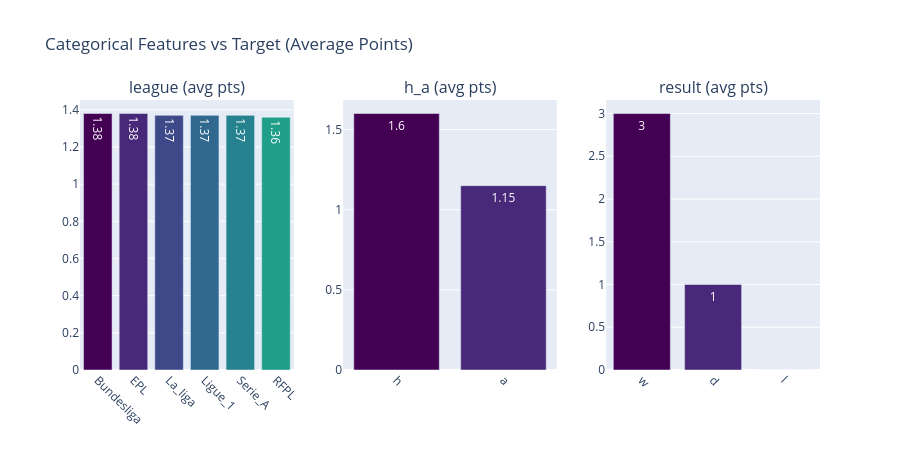

The notebook cell saved with this chart:
### Markdown cell above
<hr />

<h3>Do contextual factors such as league or match location influence team success?</h3>

### Code cell
## Categorical features vs target
print('## Categorical Features vs Target')
top_cat_cols = [c for c in categorical_cols if c in ['league', 'h_a', 'result']]  # only meaningful ones

fig_cat = make_subplots(
    rows=1, cols=len(top_cat_cols),
    subplot_titles=[f'{col} (avg {target_col})' for col in top_cat_cols],
    specs=[[{'type': 'bar'}] * len(top_cat_cols)]
)

for i, col in enumerate(top_cat_cols):
    tab = fpts_df.groupby(col)[target_col].agg(['count', 'mean']).round(2)
    tab = tab.sort_values('mean', ascending=False)

    print(f'\nColumn: {col}')
    print(tab)

    fig_cat.add_trace(
        go.Bar(
            x=tab.index, y=tab['mean'],
            text=tab['mean'].round(2), textposition='auto',
            marker_color=px.colors.sequential.Viridis[:len(tab)],
            showlegend=False
        ),
        row=1, col=i + 1
    )
    fig_cat.update_xaxes(tickangle=45, row=1, col=i + 1)

fig_cat.update_layout(
    height=450,
    title_text='Categorical Features vs Target (Average Points)'
)
fig_cat.show()

### Figure 1 — Plotly figure (JSON) as saved in the notebook; plotly's stock layout.template omitted (floating-point values rounded to 4 significant figures)
{"data": [{"marker": {"color": ["#440154", "#482878", "#3e4989", "#31688e", "#26828e", "#1f9e89"]}, "showlegend": false, "text": [1.38, 1.38, 1.37, 1.37, 1.37, 1.36], "textposition": "auto", "type": "bar", "x": ["Bundesliga", "EPL", "La_liga", "Ligue_1", "Serie_A", "RFPL"], "xaxis": "x", "y": [1.38, 1.38, 1.37, 1.37, 1.37, 1.36], "yaxis": "y"}, {"marker": {"color": ["#440154", "#482878"]}, "showlegend": false, "text": [1.6, 1.15], "textposition": "auto", "type": "bar", "x": ["h", "a"], "xaxis": "x2", "y": [1.6, 1.15], "yaxis": "y2"}, {"marker": {"color": ["#440154", "#482878", "#3e4989"]}, "showlegend": false, "text": [3.0, 1.0, 0.0], "textposition": "auto", "type": "bar", "x": ["w", "d", "l"], "xaxis": "x3", "y": [3.0, 1.0, 0.0], "yaxis": "y3"}], "layout": {"annotations": [{"font": {"size": 16}, "showarrow": false, "text": "league (avg pts)", "x": 0.1444, "xanchor": "center", "xref": "paper", "y": 1, "yanchor": "bottom", "yref": "paper"}, {"font": {"size": 16}, "showarrow": false, "text": "h_a (avg pts)", "x": 0.5, "xanchor": "center", "xref": "paper", "y": 1, "yanchor": "bottom", "yref": "paper"}, {"font": {"size": 16}, "showarrow": false, "text": "result (avg pts)", "x": 0.8556, "xanchor": "center", "xref": "paper", "y": 1, "yanchor": "bottom", "yref": "paper"}], "height": 450, "title": {"text": "Categorical Features vs Target (Average Points)"}, "xaxis": {"anchor": "y", "domain": [0, 0.2889], "tickangle": 45}, "xaxis2": {"anchor": "y2", "domain": [0.3556, 0.6444], "tickangle": 45}, "xaxis3": {"anchor": "y3", "domain": [0.7111, 1], "tickangle": 45}, "yaxis": {"anchor": "x", "domain": [0, 1]}, "yaxis2": {"anchor": "x2", "domain": [0, 1]}, "yaxis3": {"anchor": "x3", "domain": [0, 1]}}}
